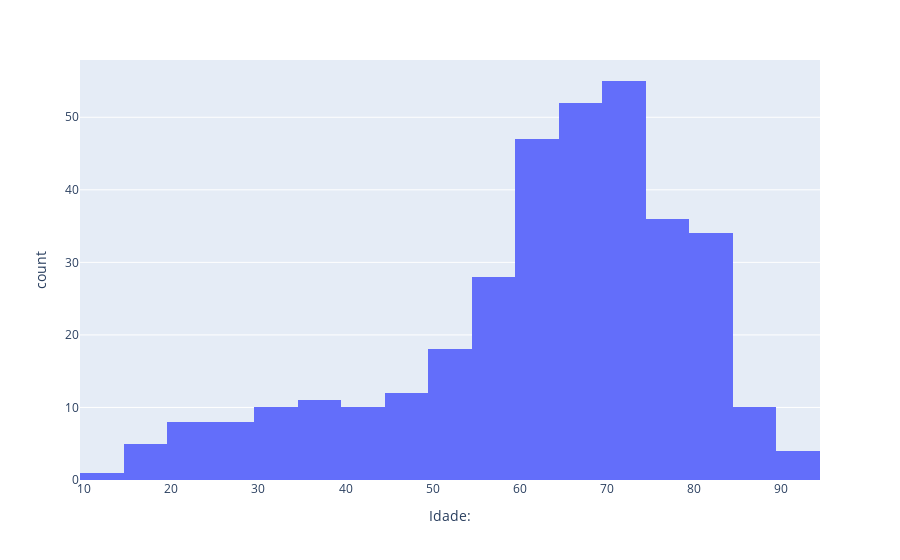

The cell this chart's notebook holds for it:
### Code cell
px.histogram(df[df['Tabagismo:']=='Não'], x='Idade:')

### Figure 1 — Plotly figure (JSON) as saved in the notebook; plotly's stock layout.template omitted (floating-point values rounded to 4 significant figures; data arrays with more than 128 entries replaced by an {"elided": "..."} marker saying what was removed)
{"data": [{"alignmentgroup": "True", "bingroup": "x", "hovertemplate": "Idade:=%{x}<br>count=%{y}<extra></extra>", "legendgroup": "", "marker": {"color": "#636efa"}, "name": "", "offsetgroup": "", "orientation": "v", "showlegend": false, "type": "histogram", "x": {"elided": "349 int values"}, "xaxis": "x", "yaxis": "y"}], "layout": {"barmode": "relative", "legend": {"tracegroupgap": 0}, "margin": {"t": 60}, "xaxis": {"anchor": "y", "domain": [0, 1], "title": {"text": "Idade:"}}, "yaxis": {"anchor": "x", "domain": [0, 1], "title": {"text": "count"}}}}
